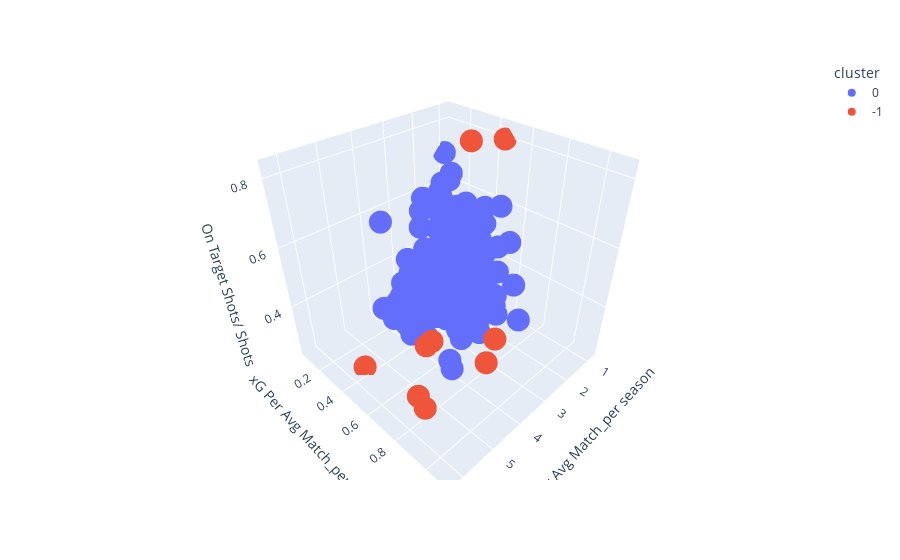

Notebook cell for this chart:
### Code cell
fig = pl.scatter_3d(fina2, x = 'Shots Per Avg Match_per season', y = 'xG Per Avg Match_per season', z = 'On Target Shots/ Shots', color = 'cluster')

fig.show()

### Figure 1 — Plotly figure (JSON) as saved in the notebook; plotly's stock layout.template omitted (floating-point values rounded to 4 significant figures; data arrays with more than 128 entries replaced by an {"elided": "..."} marker saying what was removed)
{"data": [{"hovertemplate": "cluster=0<br>Shots Per Avg Match_per season=%{x}<br>xG Per Avg Match_per season=%{y}<br>On Target Shots/ Shots=%{z}<extra></extra>", "legendgroup": "0", "marker": {"color": "#636efa", "symbol": "circle"}, "mode": "markers", "name": "0", "scene": "scene", "showlegend": true, "type": "scatter3d", "x": {"elided": "435 float values"}, "y": {"elided": "435 float values"}, "z": {"elided": "435 float values"}}, {"hovertemplate": "cluster=-1<br>Shots Per Avg Match_per season=%{x}<br>xG Per Avg Match_per season=%{y}<br>On Target Shots/ Shots=%{z}<extra></extra>", "legendgroup": "-1", "marker": {"color": "#EF553B", "symbol": "circle"}, "mode": "markers", "name": "-1", "scene": "scene", "showlegend": true, "type": "scatter3d", "x": [2.05, 5.07, 6.28, 0.81, 5.01, 5.39, 6.27, 5.59, 4.84], "y": [0.45, 0.77, 0.97, 0.46, 1.1, 0.8, 0.93, 0.37, 1.04], "z": [0.83, 0.45, 0.41, 0.8, 0.58, 0.47, 0.43, 0.23, 0.47]}], "layout": {"legend": {"title": {"text": "cluster"}, "tracegroupgap": 0}, "margin": {"t": 60}, "scene": {"domain": {"x": [0, 1], "y": [0, 1]}, "xaxis": {"title": {"text": "Shots Per Avg Match_per season"}}, "yaxis": {"title": {"text": "xG Per Avg Match_per season"}}, "zaxis": {"title": {"text": "On Target Shots/ Shots"}}}}}
